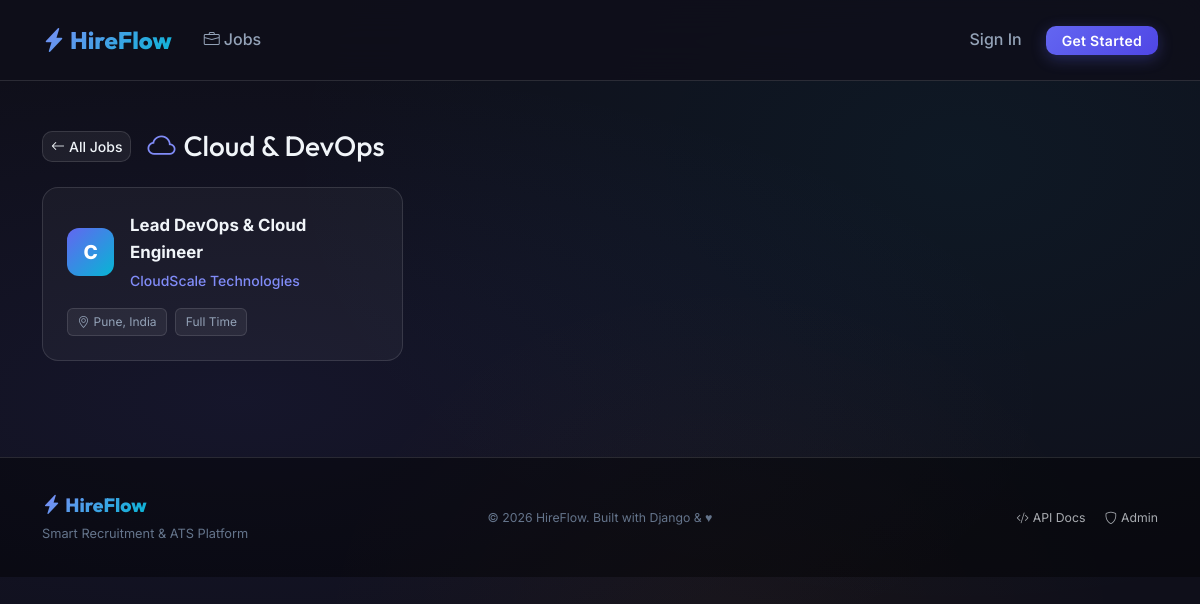
Page /category/cloud-devops/ on the committed database.
### jobs/models.py (models this page shows, shortened)
class JobCategory(models.Model):
    name = models.CharField(max_length=100, unique=True)
    slug = models.SlugField(unique=True)
    icon = models.CharField(max_length=50, default='briefcase', help_text='Bootstrap icon name')
    description = models.TextField(blank=True)
    class Meta:
        verbose_name_plural = 'Job Categories'
        ordering = ['name']

class Job(models.Model):
    TYPE_CHOICES = [
        ('full_time', 'Full Time'),
        ('part_time', 'Part Time'),
        ('contract', 'Contract'),
        ('internship', 'Internship'),
        ('remote', 'Remote'),
        ('hybrid', 'Hybrid'),
    ]
    EXPERIENCE_CHOICES = [
        ('entry', 'Entry Level (0-2 yrs)'),
        ('mid', 'Mid Level (2-5 yrs)'),
        ('senior', 'Senior Level (5+ yrs)'),
        ('lead', 'Lead / Manager'),
    ]
    STATUS_CHOICES = [
        ('draft', 'Draft'),
        ('active', 'Active'),
        ('closed', 'Closed'),
        ('paused', 'Paused'),
    ]
    recruiter = models.ForeignKey(
        settings.AUTH_USER_MODEL,
        on_delete=models.CASCADE,
        related_name='posted_jobs',
        limit_choices_to={'role__in': ['recruiter', 'admin']},
    )
    category = models.ForeignKey(JobCategory, on_delete=models.SET_NULL, null=True, related_name='jobs')
    title = models.CharField(max_length=200)
    company = models.CharField(max_length=200)
    company_logo = models.ImageField(upload_to='company_logos/', blank=True, null=True)
    location = models.CharField(max_length=150)
    job_type = models.CharField(max_length=20, choices=TYPE_CHOICES, default='full_time')
    experience_level = models.CharField(max_length=20, choices=EXPERIENCE_CHOICES, default='mid')
    description = models.TextField()
    requirements = models.TextField()
    responsibilities = models.TextField(blank=True)
    salary_min = models.PositiveIntegerField(null=True, blank=True, help_text='Monthly salary in INR')
    salary_max = models.PositiveIntegerField(null=True, blank=True)
    skills_required = models.TextField(help_text='Comma-separated skills')
    vacancies = models.PositiveIntegerField(default=1)
    deadline = models.DateField()
    status = models.CharField(max_length=20, choices=STATUS_CHOICES, default='active')
    is_featured = models.BooleanField(default=False)
    views_count = models.PositiveIntegerField(default=0)
    created_at = models.DateTimeField(auto_now_add=True)
    updated_at = models.DateTimeField(auto_now=True)
    class Meta:
        ordering = ['-is_featured', '-created_at']

### jobs/views.py (the view)
# urls.py: path('category/<slug:slug>/', views.category_jobs, name='category'),
def category_jobs(request, slug):
    category = get_object_or_404(JobCategory, slug=slug)
    jobs = Job.objects.filter(category=category, status='active')
    paginator = Paginator(jobs, 10)
    page_obj = paginator.get_page(request.GET.get('page'))
    return render(request, 'jobs/category_jobs.html', {'category': category, 'page_obj': page_obj})

### templates/jobs/category_jobs.html (shortened to what this page needs)
{% extends 'base.html' %}
{% block content %}
<div class="container py-5">
  <div class="d-flex align-items-center gap-3 mb-4">
    <a href="{% url 'jobs:list' %}" class="btn btn-secondary-glass btn-sm"><i class="bi bi-arrow-left me-1"></i>All Jobs</a>
    <h1 class="h3 mb-0"><i class="bi bi-{{ category.icon }} me-2" style="color:var(--primary-light);"></i>{{ category.name }}</h1>
  </div>
  {% if page_obj %}
  <div class="row g-3">
    {% for job in page_obj %}
    <div class="col-md-6 col-lg-4">
      <a href="{% url 'jobs:detail' job.pk %}" class="job-card h-100">
        <div class="d-flex align-items-center gap-3 mb-3">
          <div class="company-logo-placeholder">{{ job.company|first|upper }}</div>
          <div>
            <div class="job-title">{{ job.title }}</div>
            <div class="job-company">{{ job.company }}</div>
          </div>
        </div>
        <div class="job-meta">
          <span class="job-tag"><i class="bi bi-geo-alt me-1"></i>{{ job.location }}</span>
          <span class="job-tag">{{ job.get_job_type_display }}</span>
        </div>
      </a>
    </div>
    {% endfor %}
  </div>
  {% else %}
  <div class="text-center py-5">
    <p style="color:var(--text-muted);">No jobs in this category yet.</p>
  </div>
  {% endif %}
</div>
{% endblock %}

### static/css/main.css (style rules this page uses)
:root { --primary: #6366f1; --primary-dark: #4f46e5; --primary-light: #818cf8; --secondary: #06b6d4; --accent: #f59e0b; --success: #10b981; --danger: #ef4444; --warning: #f59e0b; --info: #3b82f6; --bg-dark: #0f0f1a; --bg-card: rgba(255, 255, 255, 0.04); --bg-card-hover: rgba(255, 255, 255, 0.08); --bg-glass: rgba(255, 255, 255, 0.06); --border-glass: rgba(255, 255, 255, 0.12); --text-primary: #f1f5f9; --text-secondary: #94a3b8; --text-muted: #64748b; --radius: 16px; --radius-sm: 10px; --radius-lg: 24px; --shadow-card: 0 8px 32px rgba(0, 0, 0, 0.4); --shadow-hover: 0 20px 60px rgba(99, 102, 241, 0.2); --transition: all 0.3s cubic-bezier(0.4, 0, 0.2, 1); }
*, *::before, *::after { box-sizing: border-box; margin: 0; padding: 0; }
html { scroll-behavior: smooth; }
body { font-family: 'Inter', sans-serif; background-color: var(--bg-dark); background-image: radial-gradient(ellipse at 20% 50%, rgba(99, 102, 241, 0.08) 0%, transparent 60%), radial-gradient(ellipse at 80% 20%, rgba(6, 182, 212, 0.06) 0%, transparent 50%), radial-gradient(ellipse at 60% 80%, rgba(245, 158, 11, 0.04) 0%, transparent 40%); background-attachment: fixed; color: var(--text-primary); min-height: 100vh; line-height: 1.6; }
h1, h2, h3, h4, h5, h6 { font-family: 'Outfit', sans-serif; font-weight: 700; }
.btn-secondary-glass { background: var(--bg-glass); border: 1px solid var(--border-glass); color: var(--text-primary); border-radius: var(--radius-sm); font-weight: 500; transition: var(--transition); }
.job-card { background: var(--bg-card); border: 1px solid var(--border-glass); border-radius: var(--radius); padding: 1.5rem; transition: var(--transition); cursor: pointer; text-decoration: none; color: inherit; display: block; }
.job-card .company-logo-placeholder { width: 48px; height: 48px; border-radius: 12px; background: linear-gradient(135deg, var(--primary), var(--secondary)); display: flex; align-items: center; justify-content: center; font-size: 1.2rem; font-weight: 800; color: white; }
.job-title { font-size: 1.05rem; font-weight: 700; color: var(--text-primary); margin-bottom: 0.25rem; }
.job-company { font-size: 0.875rem; color: var(--primary-light); font-weight: 500; }
.job-meta { display: flex; flex-wrap: wrap; gap: 0.5rem; margin-top: 0.75rem; }
.job-tag { background: rgba(255,255,255,0.06); border: 1px solid var(--border-glass); border-radius: 6px; padding: 0.2rem 0.6rem; font-size: 0.75rem; color: var(--text-secondary); }

### rows in the picture
JobCategory: name "Cloud & DevOps"
Job: company|first "C", title "Lead DevOps & Cloud Engineer", company "CloudScale Technologies", location "Pune, India", job_type "Full Time"
